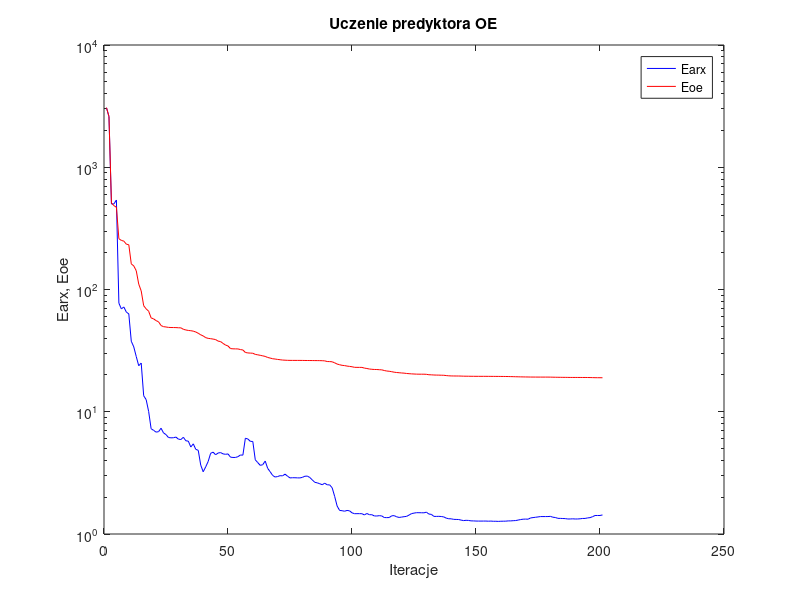
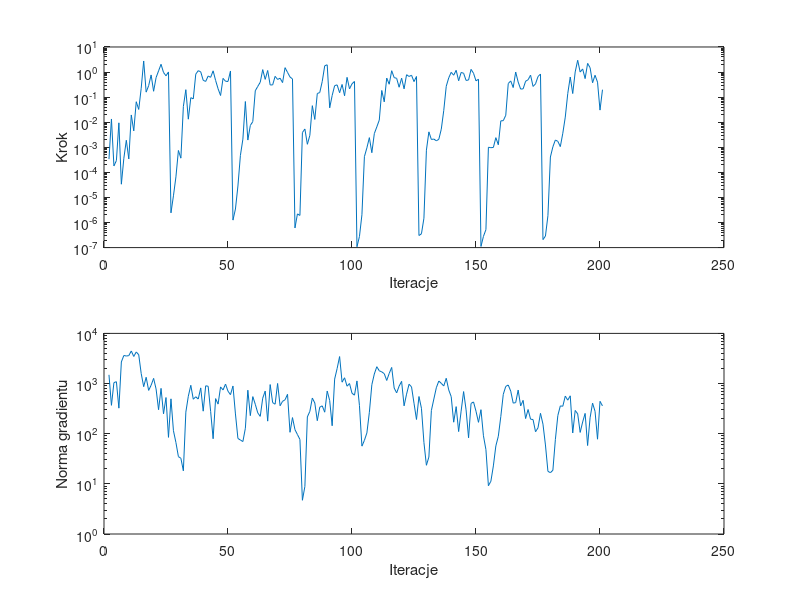

Recreate these plots in MATLAB, in order.
%uczenie predyktora oe
clear all;
n=0; farx(n+1)=3.064613e+003; foe(n+1)=3.074825e+003; wspucz(n+1)=0.000000e+000; ng(n+1)=0.000000e+000;
%odnowa zmiennej metryki
n=1; farx(n+1)=2.593895e+003; foe(n+1)=2.604362e+003; krok(n+1)=3.363588e-004; ng(n+1)=1.492572e+003;
n=2; farx(n+1)=5.002196e+002; foe(n+1)=5.105211e+002; krok(n+1)=1.345640e-002; ng(n+1)=3.679684e+002;
n=3; farx(n+1)=5.013448e+002; foe(n+1)=4.852027e+002; krok(n+1)=1.802468e-004; ng(n+1)=1.044101e+003;
n=4; farx(n+1)=5.397587e+002; foe(n+1)=4.711816e+002; krok(n+1)=2.960579e-004; ng(n+1)=1.088075e+003;
n=5; farx(n+1)=7.724226e+001; foe(n+1)=2.602295e+002; krok(n+1)=9.439199e-003; ng(n+1)=3.232260e+002;
n=6; farx(n+1)=6.943299e+001; foe(n+1)=2.521134e+002; krok(n+1)=3.372716e-005; ng(n+1)=2.698105e+003;
n=7; farx(n+1)=7.191906e+001; foe(n+1)=2.486785e+002; krok(n+1)=3.643472e-004; ng(n+1)=3.626717e+003;
n=8; farx(n+1)=6.540891e+001; foe(n+1)=2.348538e+002; krok(n+1)=1.908037e-003; ng(n+1)=3.539111e+003;
n=9; farx(n+1)=6.313497e+001; foe(n+1)=2.322393e+002; krok(n+1)=3.423805e-004; ng(n+1)=3.602867e+003;
n=10; farx(n+1)=3.775962e+001; foe(n+1)=1.620780e+002; krok(n+1)=1.946507e-002; ng(n+1)=4.465129e+003;
n=11; farx(n+1)=3.393432e+001; foe(n+1)=1.559280e+002; krok(n+1)=4.515039e-003; ng(n+1)=3.465719e+003;
n=12; farx(n+1)=2.831001e+001; foe(n+1)=1.425233e+002; krok(n+1)=6.563449e-002; ng(n+1)=4.265509e+003;
n=13; farx(n+1)=2.379266e+001; foe(n+1)=1.107651e+002; krok(n+1)=3.230410e-002; ng(n+1)=3.754764e+003;
n=14; farx(n+1)=2.502895e+001; foe(n+1)=9.734428e+001; krok(n+1)=2.268451e-001; ng(n+1)=1.584852e+003;
n=15; farx(n+1)=1.351843e+001; foe(n+1)=7.369993e+001; krok(n+1)=2.765919e+000; ng(n+1)=8.666459e+002;
n=16; farx(n+1)=1.256053e+001; foe(n+1)=6.944068e+001; krok(n+1)=1.583927e-001; ng(n+1)=1.333199e+003;
n=17; farx(n+1)=1.005916e+001; foe(n+1)=6.642149e+001; krok(n+1)=2.857025e-001; ng(n+1)=7.300158e+002;
n=18; farx(n+1)=7.260345e+000; foe(n+1)=5.859320e+001; krok(n+1)=7.679697e-001; ng(n+1)=9.252208e+002;
n=19; farx(n+1)=7.047156e+000; foe(n+1)=5.749435e+001; krok(n+1)=1.713887e-001; ng(n+1)=1.268075e+003;
n=20; farx(n+1)=6.811461e+000; foe(n+1)=5.566818e+001; krok(n+1)=6.011939e-001; ng(n+1)=7.791459e+002;
n=21; farx(n+1)=6.872936e+000; foe(n+1)=5.440546e+001; krok(n+1)=1.112649e+000; ng(n+1)=3.007700e+002;
n=22; farx(n+1)=7.332552e+000; foe(n+1)=5.072795e+001; krok(n+1)=2.043356e+000; ng(n+1)=8.016510e+002;
n=23; farx(n+1)=6.714770e+000; foe(n+1)=4.967033e+001; krok(n+1)=9.622339e-001; ng(n+1)=2.492385e+002;
n=24; farx(n+1)=6.501994e+000; foe(n+1)=4.936068e+001; krok(n+1)=7.101669e-001; ng(n+1)=5.263240e+002;
n=25; farx(n+1)=6.154853e+000; foe(n+1)=4.898543e+001; krok(n+1)=1.009068e+000; ng(n+1)=8.450105e+001;
%odnowa zmiennej metryki
n=26; farx(n+1)=6.118322e+000; foe(n+1)=4.887314e+001; krok(n+1)=2.429186e-006; ng(n+1)=4.954592e+002;
n=27; farx(n+1)=6.131208e+000; foe(n+1)=4.884908e+001; krok(n+1)=1.161317e-005; ng(n+1)=1.147771e+002;
n=28; farx(n+1)=6.207933e+000; foe(n+1)=4.880608e+001; krok(n+1)=6.615676e-005; ng(n+1)=6.669327e+001;
n=29; farx(n+1)=5.969471e+000; foe(n+1)=4.864103e+001; krok(n+1)=7.476124e-004; ng(n+1)=3.490584e+001;
n=30; farx(n+1)=5.927722e+000; foe(n+1)=4.858479e+001; krok(n+1)=3.684136e-004; ng(n+1)=3.237335e+001;
n=31; farx(n+1)=6.183068e+000; foe(n+1)=4.726692e+001; krok(n+1)=4.256083e-002; ng(n+1)=1.819390e+001;
n=32; farx(n+1)=5.789651e+000; foe(n+1)=4.665992e+001; krok(n+1)=1.981883e-001; ng(n+1)=2.692492e+002;
n=33; farx(n+1)=5.749148e+000; foe(n+1)=4.625586e+001; krok(n+1)=1.321526e-002; ng(n+1)=5.585968e+002;
n=34; farx(n+1)=5.145590e+000; foe(n+1)=4.601922e+001; krok(n+1)=9.515193e-002; ng(n+1)=9.234538e+002;
n=35; farx(n+1)=5.464107e+000; foe(n+1)=4.564777e+001; krok(n+1)=8.512166e-002; ng(n+1)=4.870049e+002;
n=36; farx(n+1)=4.928395e+000; foe(n+1)=4.491744e+001; krok(n+1)=8.256204e-001; ng(n+1)=5.452053e+002;
n=37; farx(n+1)=4.837023e+000; foe(n+1)=4.385227e+001; krok(n+1)=1.136048e+000; ng(n+1)=4.904698e+002;
n=38; farx(n+1)=3.661992e+000; foe(n+1)=4.259846e+001; krok(n+1)=1.021441e+000; ng(n+1)=8.191693e+002;
n=39; farx(n+1)=3.229274e+000; foe(n+1)=4.170598e+001; krok(n+1)=4.686024e-001; ng(n+1)=2.813401e+002;
n=40; farx(n+1)=3.539562e+000; foe(n+1)=4.039148e+001; krok(n+1)=4.228884e-001; ng(n+1)=9.014718e+002;
n=41; farx(n+1)=3.918821e+000; foe(n+1)=3.984787e+001; krok(n+1)=6.954939e-001; ng(n+1)=8.827153e+002;
n=42; farx(n+1)=4.573938e+000; foe(n+1)=3.960771e+001; krok(n+1)=6.163806e-001; ng(n+1)=2.776464e+002;
n=43; farx(n+1)=4.672136e+000; foe(n+1)=3.930514e+001; krok(n+1)=1.120145e+000; ng(n+1)=7.935642e+001;
n=44; farx(n+1)=4.446383e+000; foe(n+1)=3.895154e+001; krok(n+1)=4.641165e-001; ng(n+1)=5.008851e+002;
n=45; farx(n+1)=4.596186e+000; foe(n+1)=3.783755e+001; krok(n+1)=2.160660e-001; ng(n+1)=3.888419e+002;
n=46; farx(n+1)=4.636531e+000; foe(n+1)=3.750267e+001; krok(n+1)=1.160291e-001; ng(n+1)=8.565994e+002;
n=47; farx(n+1)=4.523725e+000; foe(n+1)=3.622758e+001; krok(n+1)=5.596492e-001; ng(n+1)=7.458368e+002;
n=48; farx(n+1)=4.486410e+000; foe(n+1)=3.512692e+001; krok(n+1)=4.300038e-001; ng(n+1)=9.759814e+002;
n=49; farx(n+1)=4.520619e+000; foe(n+1)=3.452835e+001; krok(n+1)=4.208968e-001; ng(n+1)=7.026286e+002;
n=50; farx(n+1)=4.252382e+000; foe(n+1)=3.286653e+001; krok(n+1)=1.104103e+000; ng(n+1)=6.005133e+002;
%odnowa zmiennej metryki
n=51; farx(n+1)=4.227779e+000; foe(n+1)=3.271344e+001; krok(n+1)=1.246993e-006; ng(n+1)=8.934672e+002;
n=52; farx(n+1)=4.229001e+000; foe(n+1)=3.268323e+001; krok(n+1)=3.458701e-006; ng(n+1)=2.476971e+002;
n=53; farx(n+1)=4.289874e+000; foe(n+1)=3.264919e+001; krok(n+1)=2.860122e-005; ng(n+1)=8.032250e+001;
n=54; farx(n+1)=4.427522e+000; foe(n+1)=3.226765e+001; krok(n+1)=4.755968e-004; ng(n+1)=7.491010e+001;
n=55; farx(n+1)=4.416521e+000; foe(n+1)=3.201077e+001; krok(n+1)=2.110724e-003; ng(n+1)=6.969495e+001;
n=56; farx(n+1)=6.073369e+000; foe(n+1)=3.054583e+001; krok(n+1)=6.688253e-002; ng(n+1)=1.283316e+002;
n=57; farx(n+1)=5.988489e+000; foe(n+1)=3.028351e+001; krok(n+1)=1.939254e-003; ng(n+1)=7.368240e+002;
n=58; farx(n+1)=5.727213e+000; foe(n+1)=3.018619e+001; krok(n+1)=7.444102e-003; ng(n+1)=2.292222e+002;
n=59; farx(n+1)=5.711776e+000; foe(n+1)=3.011546e+001; krok(n+1)=1.053841e-002; ng(n+1)=5.488953e+002;
n=60; farx(n+1)=4.043435e+000; foe(n+1)=2.946120e+001; krok(n+1)=1.794664e-001; ng(n+1)=3.862015e+002;
n=61; farx(n+1)=3.838551e+000; foe(n+1)=2.922344e+001; krok(n+1)=2.680018e-001; ng(n+1)=2.599251e+002;
n=62; farx(n+1)=3.642945e+000; foe(n+1)=2.894984e+001; krok(n+1)=3.923690e-001; ng(n+1)=2.217934e+002;
n=63; farx(n+1)=3.688356e+000; foe(n+1)=2.866278e+001; krok(n+1)=1.252361e+000; ng(n+1)=5.111734e+002;
n=64; farx(n+1)=3.951648e+000; foe(n+1)=2.836193e+001; krok(n+1)=5.108389e-001; ng(n+1)=7.081024e+002;
n=65; farx(n+1)=3.442812e+000; foe(n+1)=2.779957e+001; krok(n+1)=1.157790e+000; ng(n+1)=1.780268e+002;
n=66; farx(n+1)=3.231350e+000; foe(n+1)=2.749634e+001; krok(n+1)=3.064368e-001; ng(n+1)=9.544936e+002;
n=67; farx(n+1)=3.013999e+000; foe(n+1)=2.714175e+001; krok(n+1)=3.066215e-001; ng(n+1)=4.168075e+002;
n=68; farx(n+1)=2.923393e+000; foe(n+1)=2.699483e+001; krok(n+1)=6.744582e-001; ng(n+1)=3.870931e+002;
n=69; farx(n+1)=2.952119e+000; foe(n+1)=2.679474e+001; krok(n+1)=5.076613e-001; ng(n+1)=1.004034e+003;
n=70; farx(n+1)=2.999981e+000; foe(n+1)=2.664092e+001; krok(n+1)=5.683253e-001; ng(n+1)=3.610583e+002;
n=71; farx(n+1)=2.989683e+000; foe(n+1)=2.648115e+001; krok(n+1)=3.806077e-001; ng(n+1)=4.420279e+002;
n=72; farx(n+1)=3.089660e+000; foe(n+1)=2.641242e+001; krok(n+1)=1.498210e+000; ng(n+1)=4.747799e+002;
n=73; farx(n+1)=2.971767e+000; foe(n+1)=2.634142e+001; krok(n+1)=9.717315e-001; ng(n+1)=6.097946e+002;
n=74; farx(n+1)=2.875305e+000; foe(n+1)=2.631916e+001; krok(n+1)=6.367965e-001; ng(n+1)=1.066799e+002;
n=75; farx(n+1)=2.886578e+000; foe(n+1)=2.630912e+001; krok(n+1)=5.316748e-001; ng(n+1)=2.095103e+002;
%odnowa zmiennej metryki
n=76; farx(n+1)=2.884949e+000; foe(n+1)=2.630748e+001; krok(n+1)=6.072965e-007; ng(n+1)=1.205055e+002;
n=77; farx(n+1)=2.878796e+000; foe(n+1)=2.630344e+001; krok(n+1)=2.208309e-006; ng(n+1)=9.619186e+001;
n=78; farx(n+1)=2.875284e+000; foe(n+1)=2.630186e+001; krok(n+1)=1.913452e-006; ng(n+1)=7.675219e+001;
n=79; farx(n+1)=2.906984e+000; foe(n+1)=2.629088e+001; krok(n+1)=3.870416e-003; ng(n+1)=4.705638e+000;
n=80; farx(n+1)=2.967947e+000; foe(n+1)=2.626471e+001; krok(n+1)=5.355898e-003; ng(n+1)=8.874371e+000;
n=81; farx(n+1)=2.976593e+000; foe(n+1)=2.625643e+001; krok(n+1)=1.317301e-003; ng(n+1)=2.163938e+002;
n=82; farx(n+1)=2.897185e+000; foe(n+1)=2.624432e+001; krok(n+1)=2.983603e-003; ng(n+1)=2.787893e+002;
n=83; farx(n+1)=2.767366e+000; foe(n+1)=2.623275e+001; krok(n+1)=4.568872e-002; ng(n+1)=5.137026e+002;
n=84; farx(n+1)=2.646633e+000; foe(n+1)=2.621496e+001; krok(n+1)=1.290032e-002; ng(n+1)=4.098499e+002;
n=85; farx(n+1)=2.621142e+000; foe(n+1)=2.620796e+001; krok(n+1)=1.390811e-001; ng(n+1)=1.817888e+002;
n=86; farx(n+1)=2.577365e+000; foe(n+1)=2.619152e+001; krok(n+1)=1.528330e-001; ng(n+1)=3.388190e+002;
n=87; farx(n+1)=2.529262e+000; foe(n+1)=2.615803e+001; krok(n+1)=4.228884e-001; ng(n+1)=3.588468e+002;
n=88; farx(n+1)=2.604462e+000; foe(n+1)=2.608284e+001; krok(n+1)=1.784434e+000; ng(n+1)=2.684426e+002;
n=89; farx(n+1)=2.525469e+000; foe(n+1)=2.575158e+001; krok(n+1)=1.945424e+000; ng(n+1)=7.085555e+002;
n=90; farx(n+1)=2.522380e+000; foe(n+1)=2.572623e+001; krok(n+1)=3.742693e-002; ng(n+1)=4.588045e+002;
n=91; farx(n+1)=2.388257e+000; foe(n+1)=2.562626e+001; krok(n+1)=1.160291e-001; ng(n+1)=1.440306e+002;
n=92; farx(n+1)=2.033159e+000; foe(n+1)=2.514082e+001; krok(n+1)=2.869393e-001; ng(n+1)=1.227498e+003;
n=93; farx(n+1)=1.694659e+000; foe(n+1)=2.455779e+001; krok(n+1)=3.081903e-001; ng(n+1)=1.992128e+003;
n=94; farx(n+1)=1.558716e+000; foe(n+1)=2.424463e+001; krok(n+1)=1.499945e-001; ng(n+1)=3.452419e+003;
n=95; farx(n+1)=1.551348e+000; foe(n+1)=2.397733e+001; krok(n+1)=3.202323e-001; ng(n+1)=1.065263e+003;
n=96; farx(n+1)=1.535887e+000; foe(n+1)=2.385694e+001; krok(n+1)=1.134226e-001; ng(n+1)=1.303398e+003;
n=97; farx(n+1)=1.558803e+000; foe(n+1)=2.363878e+001; krok(n+1)=6.152787e-001; ng(n+1)=8.851849e+002;
n=98; farx(n+1)=1.547375e+000; foe(n+1)=2.349747e+001; krok(n+1)=2.134155e-001; ng(n+1)=1.000045e+003;
n=99; farx(n+1)=1.490829e+000; foe(n+1)=2.334173e+001; krok(n+1)=3.403631e-001; ng(n+1)=6.402550e+002;
n=100; farx(n+1)=1.466002e+000; foe(n+1)=2.309403e+001; krok(n+1)=4.213257e-001; ng(n+1)=5.868584e+002;
%odnowa zmiennej metryki
n=101; farx(n+1)=1.467015e+000; foe(n+1)=2.307009e+001; krok(n+1)=1.082044e-007; ng(n+1)=1.128298e+003;
n=102; farx(n+1)=1.467139e+000; foe(n+1)=2.306421e+001; krok(n+1)=2.759334e-007; ng(n+1)=3.661594e+002;
n=103; farx(n+1)=1.465751e+000; foe(n+1)=2.306336e+001; krok(n+1)=2.038766e-006; ng(n+1)=5.644804e+001;
n=104; farx(n+1)=1.432524e+000; foe(n+1)=2.275616e+001; krok(n+1)=4.235557e-004; ng(n+1)=7.367844e+001;
n=105; farx(n+1)=1.471839e+000; foe(n+1)=2.258681e+001; krok(n+1)=9.497806e-004; ng(n+1)=1.036378e+002;
n=106; farx(n+1)=1.437981e+000; foe(n+1)=2.236734e+001; krok(n+1)=2.426783e-003; ng(n+1)=2.672413e+002;
n=107; farx(n+1)=1.438476e+000; foe(n+1)=2.225193e+001; krok(n+1)=6.078605e-004; ng(n+1)=9.483411e+002;
n=108; farx(n+1)=1.405630e+000; foe(n+1)=2.217913e+001; krok(n+1)=3.514634e-003; ng(n+1)=1.551007e+003;
n=109; farx(n+1)=1.403373e+000; foe(n+1)=2.215638e+001; krok(n+1)=6.496894e-003; ng(n+1)=2.166592e+003;
n=110; farx(n+1)=1.412760e+000; foe(n+1)=2.208164e+001; krok(n+1)=1.214360e-002; ng(n+1)=1.795071e+003;
n=111; farx(n+1)=1.405859e+000; foe(n+1)=2.201863e+001; krok(n+1)=1.845727e-001; ng(n+1)=1.710237e+003;
n=112; farx(n+1)=1.363999e+000; foe(n+1)=2.174838e+001; krok(n+1)=6.488875e-002; ng(n+1)=1.575197e+003;
n=113; farx(n+1)=1.361332e+000; foe(n+1)=2.153847e+001; krok(n+1)=5.770438e-001; ng(n+1)=1.152002e+003;
n=114; farx(n+1)=1.363566e+000; foe(n+1)=2.144058e+001; krok(n+1)=3.268918e-001; ng(n+1)=1.591737e+003;
n=115; farx(n+1)=1.408530e+000; foe(n+1)=2.126882e+001; krok(n+1)=1.131462e+000; ng(n+1)=2.095191e+003;
n=116; farx(n+1)=1.413277e+000; foe(n+1)=2.107039e+001; krok(n+1)=6.007020e-001; ng(n+1)=8.146850e+002;
n=117; farx(n+1)=1.382884e+000; foe(n+1)=2.094064e+001; krok(n+1)=5.636152e-001; ng(n+1)=6.514772e+002;
n=118; farx(n+1)=1.365937e+000; foe(n+1)=2.085905e+001; krok(n+1)=2.483631e-001; ng(n+1)=8.879790e+002;
n=119; farx(n+1)=1.375752e+000; foe(n+1)=2.075924e+001; krok(n+1)=5.692710e-001; ng(n+1)=1.105879e+003;
n=120; farx(n+1)=1.385763e+000; foe(n+1)=2.069621e+001; krok(n+1)=2.144024e-001; ng(n+1)=3.593769e+002;
n=121; farx(n+1)=1.393799e+000; foe(n+1)=2.056639e+001; krok(n+1)=7.832062e-001; ng(n+1)=6.145904e+002;
n=122; farx(n+1)=1.428331e+000; foe(n+1)=2.048546e+001; krok(n+1)=6.674447e-001; ng(n+1)=9.678680e+002;
n=123; farx(n+1)=1.468620e+000; foe(n+1)=2.041092e+001; krok(n+1)=7.461831e-001; ng(n+1)=8.595356e+002;
n=124; farx(n+1)=1.482252e+000; foe(n+1)=2.036041e+001; krok(n+1)=4.164005e-001; ng(n+1)=4.055128e+002;
n=125; farx(n+1)=1.494365e+000; foe(n+1)=2.030888e+001; krok(n+1)=6.658246e-001; ng(n+1)=1.920554e+002;
%odnowa zmiennej metryki
n=126; farx(n+1)=1.493266e+000; foe(n+1)=2.029111e+001; krok(n+1)=3.033376e-007; ng(n+1)=5.512662e+002;
n=127; farx(n+1)=1.492191e+000; foe(n+1)=2.028585e+001; krok(n+1)=3.549215e-007; ng(n+1)=3.216171e+002;
n=128; farx(n+1)=1.490304e+000; foe(n+1)=2.028460e+001; krok(n+1)=1.484839e-006; ng(n+1)=6.696809e+001;
n=129; farx(n+1)=1.508405e+000; foe(n+1)=2.023799e+001; krok(n+1)=7.664081e-004; ng(n+1)=2.346835e+001;
n=130; farx(n+1)=1.456089e+000; foe(n+1)=2.008330e+001; krok(n+1)=4.126268e-003; ng(n+1)=3.426799e+001;
n=131; farx(n+1)=1.447311e+000; foe(n+1)=2.004630e+001; krok(n+1)=2.050616e-003; ng(n+1)=2.892855e+002;
n=132; farx(n+1)=1.394007e+000; foe(n+1)=1.998208e+001; krok(n+1)=2.133311e-003; ng(n+1)=4.909439e+002;
n=133; farx(n+1)=1.392880e+000; foe(n+1)=1.995050e+001; krok(n+1)=1.812955e-003; ng(n+1)=8.243692e+002;
n=134; farx(n+1)=1.394878e+000; foe(n+1)=1.993910e+001; krok(n+1)=2.075244e-003; ng(n+1)=1.123176e+003;
n=135; farx(n+1)=1.390525e+000; foe(n+1)=1.990052e+001; krok(n+1)=5.269205e-003; ng(n+1)=1.009696e+003;
n=136; farx(n+1)=1.379749e+000; foe(n+1)=1.988288e+001; krok(n+1)=2.959126e-002; ng(n+1)=8.945005e+002;
n=137; farx(n+1)=1.348463e+000; foe(n+1)=1.976698e+001; krok(n+1)=2.709781e-001; ng(n+1)=1.273196e+003;
n=138; farx(n+1)=1.333095e+000; foe(n+1)=1.968035e+001; krok(n+1)=5.872046e-001; ng(n+1)=7.462063e+002;
n=139; farx(n+1)=1.331397e+000; foe(n+1)=1.963620e+001; krok(n+1)=9.763190e-001; ng(n+1)=5.489243e+002;
n=140; farx(n+1)=1.317614e+000; foe(n+1)=1.961939e+001; krok(n+1)=7.491049e-001; ng(n+1)=1.695855e+002;
n=141; farx(n+1)=1.315812e+000; foe(n+1)=1.960894e+001; krok(n+1)=1.174181e+000; ng(n+1)=3.466692e+002;
n=142; farx(n+1)=1.313570e+000; foe(n+1)=1.960387e+001; krok(n+1)=4.500546e-001; ng(n+1)=1.102785e+002;
n=143; farx(n+1)=1.299225e+000; foe(n+1)=1.957880e+001; krok(n+1)=9.639418e-001; ng(n+1)=2.820065e+002;
n=144; farx(n+1)=1.287279e+000; foe(n+1)=1.954358e+001; krok(n+1)=8.970072e-001; ng(n+1)=6.917025e+002;
n=145; farx(n+1)=1.294361e+000; foe(n+1)=1.953306e+001; krok(n+1)=4.641165e-001; ng(n+1)=2.988470e+002;
n=146; farx(n+1)=1.290886e+000; foe(n+1)=1.952428e+001; krok(n+1)=4.819709e-001; ng(n+1)=8.273017e+001;
n=147; farx(n+1)=1.280670e+000; foe(n+1)=1.950805e+001; krok(n+1)=1.280929e+000; ng(n+1)=4.015571e+002;
n=148; farx(n+1)=1.279755e+000; foe(n+1)=1.949938e+001; krok(n+1)=8.961161e-001; ng(n+1)=4.297151e+002;
n=149; farx(n+1)=1.276221e+000; foe(n+1)=1.949387e+001; krok(n+1)=4.461084e-001; ng(n+1)=2.804935e+002;
n=150; farx(n+1)=1.275500e+000; foe(n+1)=1.948944e+001; krok(n+1)=5.189311e-001; ng(n+1)=1.685977e+002;
%odnowa zmiennej metryki
n=151; farx(n+1)=1.275584e+000; foe(n+1)=1.948797e+001; krok(n+1)=1.111588e-007; ng(n+1)=3.012832e+002;
n=152; farx(n+1)=1.275821e+000; foe(n+1)=1.948762e+001; krok(n+1)=2.800010e-007; ng(n+1)=9.086755e+001;
n=153; farx(n+1)=1.276208e+000; foe(n+1)=1.948744e+001; krok(n+1)=5.208278e-007; ng(n+1)=4.816677e+001;
n=154; farx(n+1)=1.272693e+000; foe(n+1)=1.947867e+001; krok(n+1)=1.002892e-003; ng(n+1)=9.179329e+000;
n=155; farx(n+1)=1.275806e+000; foe(n+1)=1.947473e+001; krok(n+1)=9.638767e-004; ng(n+1)=1.126800e+001;
n=156; farx(n+1)=1.270791e+000; foe(n+1)=1.946647e+001; krok(n+1)=9.854180e-004; ng(n+1)=2.278866e+001;
n=157; farx(n+1)=1.271562e+000; foe(n+1)=1.946166e+001; krok(n+1)=2.420827e-003; ng(n+1)=5.704500e+001;
n=158; farx(n+1)=1.268054e+000; foe(n+1)=1.945639e+001; krok(n+1)=1.259664e-003; ng(n+1)=8.891893e+001;
n=159; farx(n+1)=1.271964e+000; foe(n+1)=1.944694e+001; krok(n+1)=1.131000e-002; ng(n+1)=2.198786e+002;
n=160; farx(n+1)=1.272857e+000; foe(n+1)=1.943917e+001; krok(n+1)=1.153579e-002; ng(n+1)=6.100775e+002;
n=161; farx(n+1)=1.273766e+000; foe(n+1)=1.942826e+001; krok(n+1)=1.895365e-002; ng(n+1)=8.775845e+002;
n=162; farx(n+1)=1.279990e+000; foe(n+1)=1.941461e+001; krok(n+1)=3.485301e-001; ng(n+1)=9.351728e+002;
n=163; farx(n+1)=1.280074e+000; foe(n+1)=1.938992e+001; krok(n+1)=4.429363e-001; ng(n+1)=7.059688e+002;
n=164; farx(n+1)=1.285104e+000; foe(n+1)=1.936781e+001; krok(n+1)=2.409855e-001; ng(n+1)=4.070448e+002;
n=165; farx(n+1)=1.288354e+000; foe(n+1)=1.933897e+001; krok(n+1)=1.003200e+000; ng(n+1)=4.167811e+002;
n=166; farx(n+1)=1.300226e+000; foe(n+1)=1.931695e+001; krok(n+1)=4.004429e-001; ng(n+1)=7.419143e+002;
n=167; farx(n+1)=1.313093e+000; foe(n+1)=1.929375e+001; krok(n+1)=2.093785e-001; ng(n+1)=3.580648e+002;
n=168; farx(n+1)=1.321739e+000; foe(n+1)=1.927591e+001; krok(n+1)=2.143812e-001; ng(n+1)=4.624862e+002;
n=169; farx(n+1)=1.324341e+000; foe(n+1)=1.925870e+001; krok(n+1)=4.310227e-001; ng(n+1)=2.004258e+002;
n=170; farx(n+1)=1.321440e+000; foe(n+1)=1.924703e+001; krok(n+1)=4.930774e-001; ng(n+1)=3.037351e+002;
n=171; farx(n+1)=1.353130e+000; foe(n+1)=1.922738e+001; krok(n+1)=7.536472e-001; ng(n+1)=1.946628e+002;
n=172; farx(n+1)=1.362247e+000; foe(n+1)=1.922285e+001; krok(n+1)=2.671770e-001; ng(n+1)=1.916417e+002;
n=173; farx(n+1)=1.370642e+000; foe(n+1)=1.921757e+001; krok(n+1)=3.390079e-001; ng(n+1)=1.093463e+002;
n=174; farx(n+1)=1.379229e+000; foe(n+1)=1.921318e+001; krok(n+1)=6.614848e-001; ng(n+1)=1.308824e+002;
n=175; farx(n+1)=1.388760e+000; foe(n+1)=1.921017e+001; krok(n+1)=8.316025e-001; ng(n+1)=2.548201e+002;
%odnowa zmiennej metryki
n=176; farx(n+1)=1.388851e+000; foe(n+1)=1.920945e+001; krok(n+1)=2.082955e-007; ng(n+1)=1.551928e+002;
n=177; farx(n+1)=1.388903e+000; foe(n+1)=1.920930e+001; krok(n+1)=2.888812e-007; ng(n+1)=5.959338e+001;
n=178; farx(n+1)=1.389356e+000; foe(n+1)=1.920922e+001; krok(n+1)=1.867939e-006; ng(n+1)=1.777482e+001;
n=179; farx(n+1)=1.394108e+000; foe(n+1)=1.919767e+001; krok(n+1)=4.097323e-004; ng(n+1)=1.669470e+001;
n=180; farx(n+1)=1.371775e+000; foe(n+1)=1.917398e+001; krok(n+1)=1.046070e-003; ng(n+1)=1.867905e+001;
n=181; farx(n+1)=1.364600e+000; foe(n+1)=1.915713e+001; krok(n+1)=1.955078e-003; ng(n+1)=7.621572e+001;
n=182; farx(n+1)=1.343097e+000; foe(n+1)=1.914145e+001; krok(n+1)=1.723278e-003; ng(n+1)=2.305792e+002;
n=183; farx(n+1)=1.341832e+000; foe(n+1)=1.913273e+001; krok(n+1)=1.065226e-003; ng(n+1)=3.583802e+002;
n=184; farx(n+1)=1.338928e+000; foe(n+1)=1.911794e+001; krok(n+1)=3.625910e-003; ng(n+1)=3.526534e+002;
n=185; farx(n+1)=1.336317e+000; foe(n+1)=1.911200e+001; krok(n+1)=1.604627e-002; ng(n+1)=5.613814e+002;
n=186; farx(n+1)=1.326809e+000; foe(n+1)=1.910075e+001; krok(n+1)=1.399123e-001; ng(n+1)=4.662584e+002;
n=187; farx(n+1)=1.327386e+000; foe(n+1)=1.908572e+001; krok(n+1)=6.338619e-001; ng(n+1)=5.693673e+002;
n=188; farx(n+1)=1.331069e+000; foe(n+1)=1.908438e+001; krok(n+1)=1.390811e-001; ng(n+1)=1.034107e+002;
n=189; farx(n+1)=1.326624e+000; foe(n+1)=1.908081e+001; krok(n+1)=1.015323e+000; ng(n+1)=2.910912e+002;
n=190; farx(n+1)=1.327310e+000; foe(n+1)=1.907848e+001; krok(n+1)=2.953163e+000; ng(n+1)=2.484220e+002;
n=191; farx(n+1)=1.332087e+000; foe(n+1)=1.907619e+001; krok(n+1)=1.001242e+000; ng(n+1)=1.060519e+002;
n=192; farx(n+1)=1.340261e+000; foe(n+1)=1.907119e+001; krok(n+1)=1.331649e+000; ng(n+1)=1.709024e+002;
n=193; farx(n+1)=1.340575e+000; foe(n+1)=1.906906e+001; krok(n+1)=5.481842e-001; ng(n+1)=2.539620e+002;
n=194; farx(n+1)=1.354074e+000; foe(n+1)=1.905957e+001; krok(n+1)=2.220064e+000; ng(n+1)=5.809276e+001;
n=195; farx(n+1)=1.361041e+000; foe(n+1)=1.904657e+001; krok(n+1)=1.495995e+000; ng(n+1)=2.078472e+002;
n=196; farx(n+1)=1.385992e+000; foe(n+1)=1.902147e+001; krok(n+1)=3.745525e-001; ng(n+1)=4.070694e+002;
n=197; farx(n+1)=1.416913e+000; foe(n+1)=1.899709e+001; krok(n+1)=7.461831e-001; ng(n+1)=2.792054e+002;
n=198; farx(n+1)=1.417326e+000; foe(n+1)=1.898826e+001; krok(n+1)=3.963116e-001; ng(n+1)=7.769608e+001;
n=199; farx(n+1)=1.417253e+000; foe(n+1)=1.898504e+001; krok(n+1)=3.040838e-002; ng(n+1)=4.416101e+002;
n=200; farx(n+1)=1.432184e+000; foe(n+1)=1.897250e+001; krok(n+1)=1.981883e-001; ng(n+1)=3.584866e+002;

figure; semilogy(farx,'b'); hold on; semilogy(foe,'r'); xlabel('Iteracje'); ylabel('Earx, Eoe'); legend('Earx','Eoe'); title('Uczenie predyktora OE');
figure; subplot(2,1,1); semilogy(krok); xlabel('Iteracje'); ylabel('Krok');
subplot(2,1,2); semilogy(ng); xlabel('Iteracje'); ylabel('Norma gradientu');
Earx=farx(n+1)
Eoe=foe(n+1)
